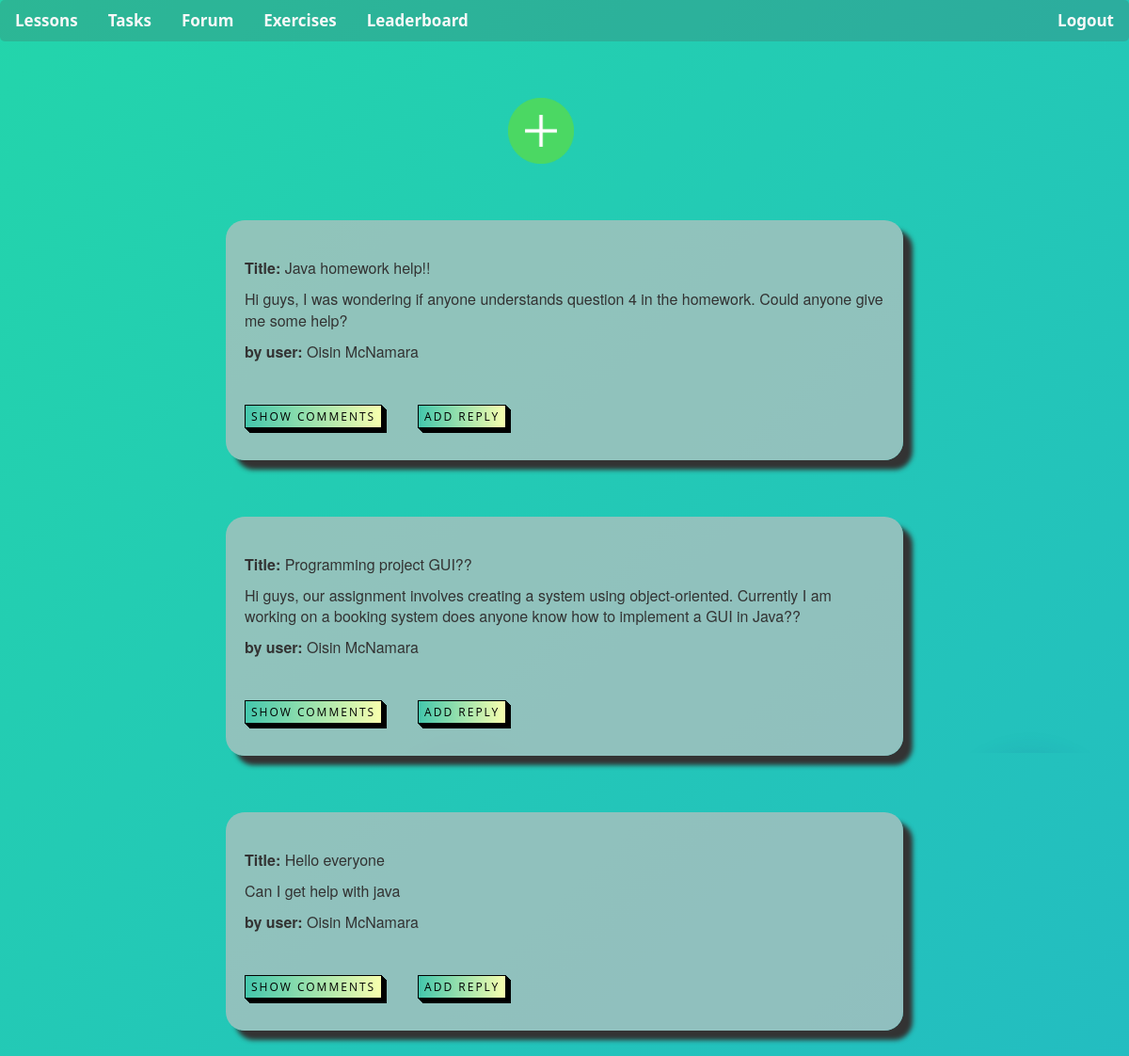
The page /ForumHome.php (signed in) on the database as committed earlier.
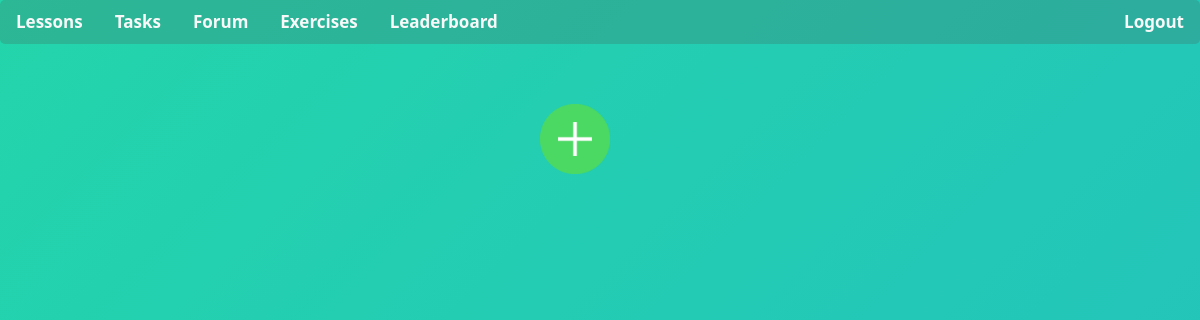
The same page on the database as committed later.
### tables this page shows
CREATE TABLE IF NOT EXISTS `posts` (
  `PostID` int(255) NOT NULL AUTO_INCREMENT,
  `userID` int(255) NOT NULL,
  `date` date NOT NULL,
  `Title` varchar(255) NOT NULL,
  `description` varchar(255) NOT NULL,
  PRIMARY KEY (`PostID`),
  KEY `Posts_fk0` (`userID`)
);

### ForumHome.php (the view, shortened to what this page needs)
<!DOCTYPE html>
<html lang="en">
   <head>
      <link rel="stylesheet" href="https://cdn.jsdelivr.net/npm/bootstrap@5.0.0-beta1/dist/css/bootstrap.min.css">
      <link rel="stylesheet" type="text/css" href="css/forumHome.css?v=<?php echo time(); ?>">
   </head>
   <body>
      <div class = "page-main">
         <?php
            include ("serverConfig.php");
            $conn = new mysqli($DB_SERVER, $DB_USERNAME, $DB_PASSWORD, $DB_DATABASE);
            $sql = "SELECT *
                    FROM posts ";
            $result = $conn -> query($sql);
            print "<img class='AddNewPost' id = 'animatebutton' src ='images/add.png' alt='Add post' onClick='location.href='addPost.php'>";
            if(mysqli_num_rows($result) != 0) {
                $counter = 0;
                while($row = $result->fetch_assoc())
                {
                    $valuePass =  "{$row['PostID']}";
                    $usernameSQL = "SELECT a.username, a.userID
                                        from users a
                                        INNER JOIN posts b
                                        ON a.userID = b.userID
                                        WHERE a.userID = {$row['userID']}";
                    $usernameSQLResult = $conn -> query($usernameSQL);
                    while($userRow = $usernameSQLResult ->fetch_assoc()){
                        if("{$row['userID']}" == "{$userRow['userID']}"){
                            $userNeeded = [];
                        $user = array('username' => $userRow['username']);
                            if (!in_array($user, $userNeeded)){
                                $userNeeded[] = $user;
                            }
                        }
                        else{
                            $userNeeded = array();
                        }
                    }
                    print "<div class='Posts'>
                                    <p class='Details text-left'><b>Title: </b>{$row['Title']}</p>
                                    <p class='Details text-left'><b></b>{$row['description']}</p>";
                                    if(!empty($userNeeded)) {
                                        foreach ($userNeeded as $row)
                                        {
                                   echo "<p class='Details text-left'><b>by user: </b> {$row['username']}</p>";
                                        }
                                        $userNeeded = [];
                                    }
                                   print "<button id = 'animatebutton' class='showcomments' onClick='showComments({$counter})'>Show comments</button>
                                    <button id = 'animatebutton' class= 'addreplybtn' type='button' onClick='addReply({$valuePass})'>add reply</button>";
                                    print "</div>";
                                                        $counter++;
                }
            }
            ?>
         </div>
   </body>
</html>

### css/forumHome.css (style rules this page uses)
.AddNewPost { width: 70px; height: 70px; margin-top: 5%; margin-left: 45%; }
.Posts { margin-left: 20%; margin-right: 20%; margin-top: 5%; background-color: rgba(191, 191, 191,0.7); padding-left: 20px; padding-right: 20px; padding-top: 40px; border-radius: 20px; box-shadow: 1rem 1rem .5rem }
.Posts .addreplybtn { margin-bottom: 5%; font-family: "Open Sans", sans-serif; font-size: 16px; letter-spacing: 2px; text-decoration: none; text-transform: uppercase; color: #000; cursor: pointer; border: 3px solid; padding: 0.25em 0.5em; box-shadow: 1px 1px 0px 0px, 2px 2px 0px 0px, 3px 3px 0px 0px, 4px 4px 0px 0px, 5px 5px 0px 0px; position: relative; user-select: none; }
.Posts .addreplybtn { margin-bottom: 5%; font-family: "Open Sans", sans-serif; font-size: 12px; letter-spacing: 2px; text-decoration: none; text-transform: uppercase; color: #000; background: linear-gradient(to right, #43c6ac, #f8ffae); cursor: pointer; border: 1px solid; padding: 0.25em 0.5em; box-shadow: 1px 1px 0px 0px, 2px 2px 0px 0px, 3px 3px 0px 0px, 4px 4px 0px 0px, 5px 5px 0px 0px; position: relative; margin-left: 5%; }
.Posts .showcomments { margin-top: 5%; margin-bottom: 5%; font-family: "Open Sans", sans-serif; font-size: 12px; letter-spacing: 2px; text-decoration: none; text-transform: uppercase; color: #000; background: linear-gradient(to right, #43c6ac, #f8ffae); cursor: pointer; border: 1px solid; padding: 0.25em 0.5em; box-shadow: 1px 1px 0px 0px, 2px 2px 0px 0px, 3px 3px 0px 0px, 4px 4px 0px 0px, 5px 5px 0px 0px; position: relative; }

### css/NavBar.css (style rules this page uses)
body { background: linear-gradient(-45deg, #fafafa, #50E3C2, #23a6d5, #23d5ab); background-size: 600% 400%; animation: gradient 20s ease infinite; height: 200vh; }
.topnav { background: rgba(80, 68, 68, 0.2); overflow: hidden; border-radius: 5px; }
.topnav a { display: block; color: #f8f8f8; font-family: 'Segoe UI', Tahoma, Geneva, Verdana, sans-serif; font-weight: 600; text-align: center; padding: 10px 16px; text-decoration: none; font-size: 17px; }
.menu { float: left; }
.logout { float: right; }
.area { width: 100%; height:100%; }
.circles { position: absolute; top: 0; left: 0; width: 100%; height: 100vh; z-index:-1; overflow: hidden; }
p { font-size: medium; }
button { font-size: medium; }

Rows that differ between the two databases and show on the page:
removed posts: Title "Java homework help!!", description "Hi guys, I was wondering if anyone understands question 4 in the homework. Could anyone give me some help?", username "Oisin McNamara"
removed posts: Title "Programming project GUI??", description "Hi guys, our assignment involves creating a system using object-oriented. Currently I am working on a booking system does anyone know how to implement a GUI in Java??", username "Oisin McNamara"
removed posts: Title "Hello everyone", description "Can I get help with java", username "Oisin McNamara"
